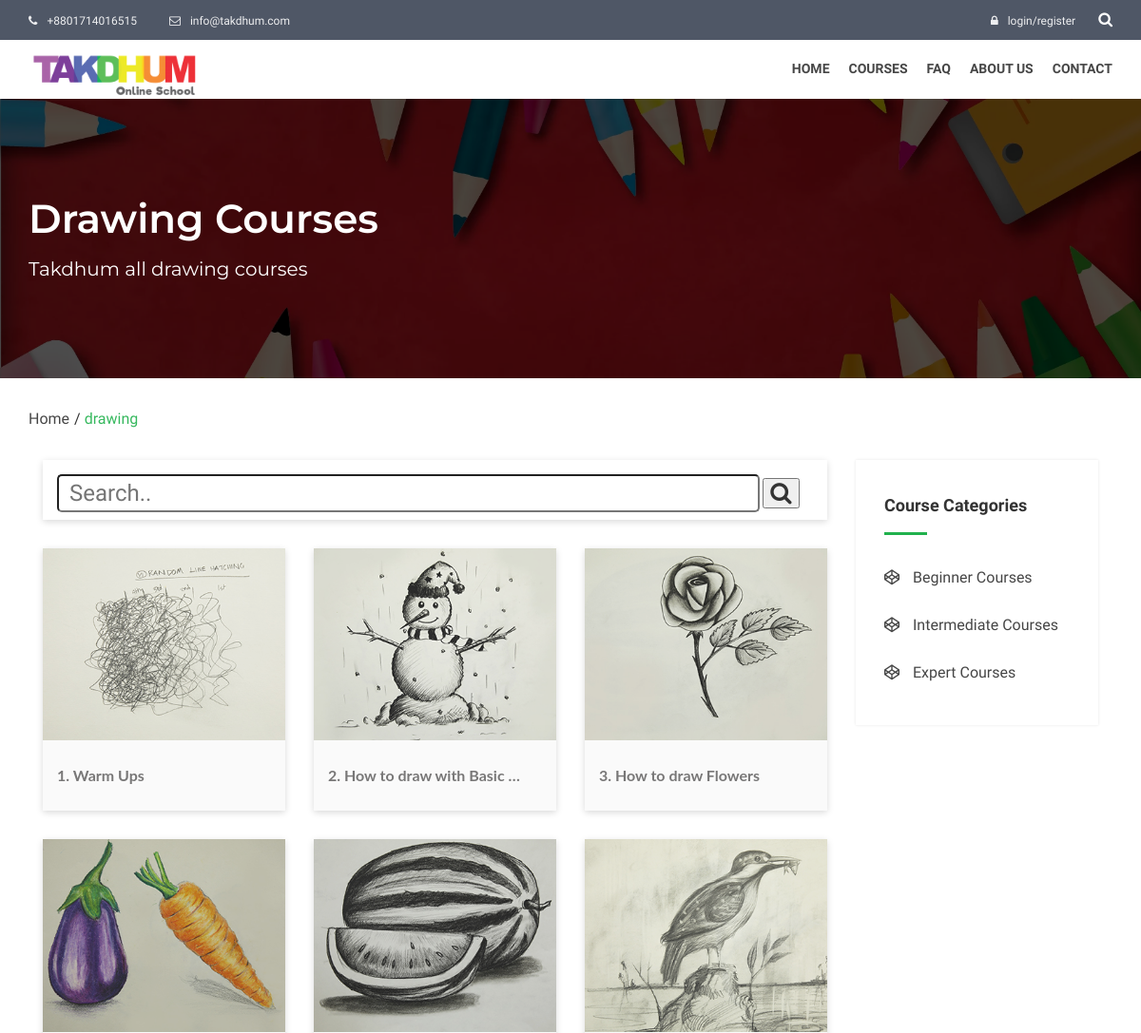
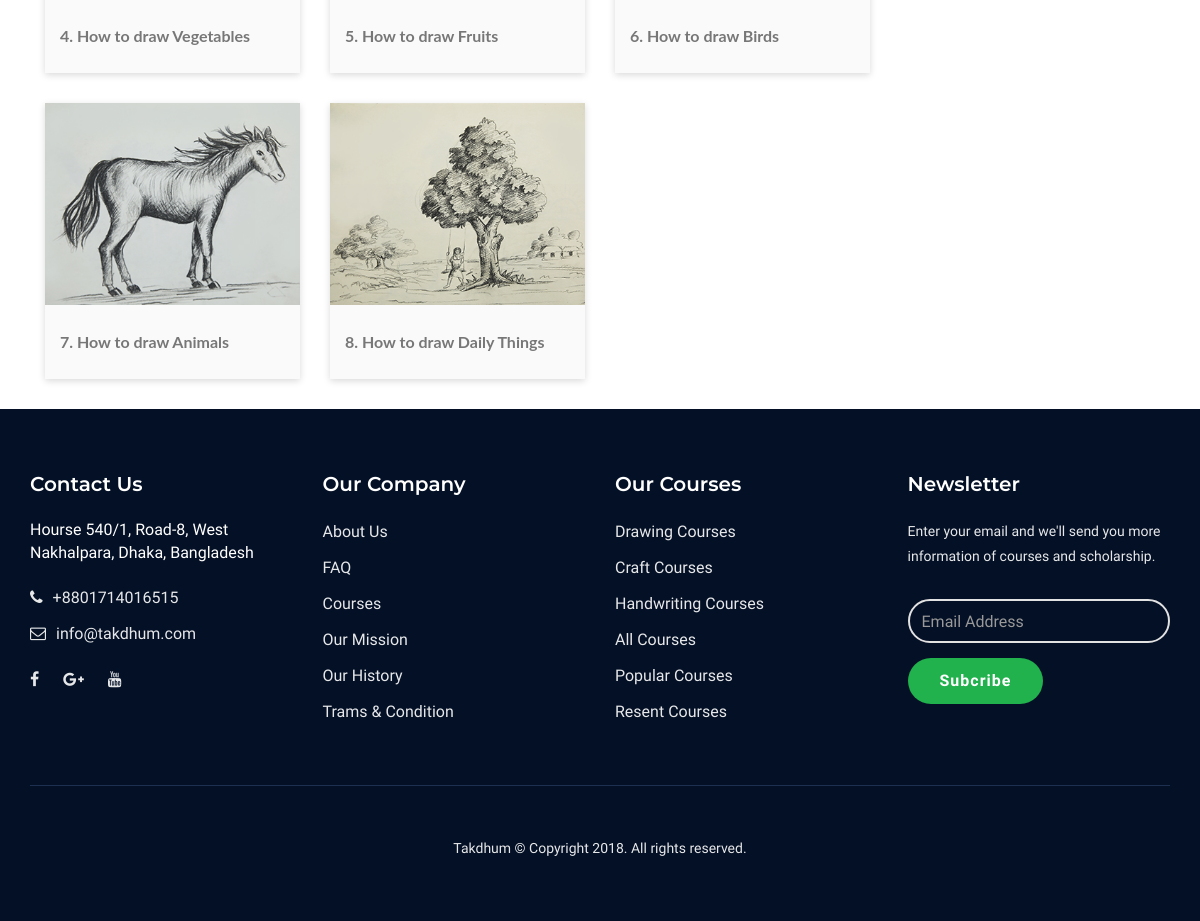
The page /course/drawing on the database its author committed (2 pictures, top to bottom).
### web/models.py (models this page shows, shortened)
class Basic_info(models.Model):
    name = models.CharField(max_length=100)
    slogan = models.CharField(max_length=200)
    logo = models.ImageField(upload_to='About us')
    phone_1 = models.CharField(max_length=15)
    phone_2 = models.CharField(max_length=15, null=True, blank=True)
    email = models.EmailField()
    office_address = models.TextField()
    promo_video = models.URLField(blank=True, null=True)
    google_map_link = models.URLField(null=True, blank=True)
    facebook_link = models.URLField(null=True, blank=True)
    google_plus_link = models.URLField(null=True, blank=True)
    youtube_link = models.URLField(null=True, blank=True)

class Course(models.Model):
    course_title = models.CharField(max_length=150)
    course_url = models.CharField(max_length=150)
    thumbnail_image = models.ImageField(upload_to='Courses')
    course_category = models.ForeignKey(CourseCategory, on_delete=models.CASCADE)
    course_level = models.ForeignKey(CourseLevel, null=True, blank=True, on_delete=models.CASCADE)
    description = models.TextField(blank=True, null=True)

class CourseLevel(models.Model):
    name = models.CharField(max_length=50)
    url = models.CharField(max_length=50)

class CourseCategory(models.Model):
    category_name = models.CharField(max_length=50)
    category_url = models.CharField(max_length=50)
    thumbnail_image = models.ImageField(upload_to='Course_Category', blank=True, null=True)
    description = models.TextField(blank=True, null=True)

### web/views.py (the view)
# urls.py: path('course/<category>', views.courseCategory, name='single_category'),
def courseCategory(request, category=None):
    categories = CourseCategory.objects.all()
    basic_info = Basic_info.objects.first()
    level = CourseLevel.objects.all()
    requested_category = get_object_or_404(CourseCategory, category_url=category)
    requested_category_course = Course.objects.filter(course_category=requested_category.id).order_by('course_title')
    context = {
        'categories': categories,
        'level': level,
        'info': basic_info,
        'tag': category,
        'courses': requested_category_course,
        'title': requested_category.category_name,
    }
    if category == 'drawing':
        return render(request, 'takdhum/course_category.html', context)
    else:
        return render(request, 'takdhum/all_course.html', context)

### web/templates/takdhum/course_category.html (shortened to what this page needs)
{% extends 'takdhum/html/base.html' %}
{% load staticfiles %}
{% block body %}
<section class="uv-subpage-heading image-bg" style="background-image: url({% static "takdhum/assets/images/takdhum-web-banner-01-01.png" %});">
    <div class="overlay">
        <div class="container">
            <div class="row">
                <div class="uv-subhead-content col-xs-12">
                    {% if heading %}
                    <h2>{{ heading|capfirst }} Courses</h2>
                    <span>Takdhum all {{ heading }} courses</span>
                    {% else %}
                    <h2>{{ tag|capfirst }} Courses</h2>
                    <span>Takdhum all {{ tag }} courses</span>
                    {% endif %}
                </div>
            </div>
        </div>
    </div>
</section>
<div class="uv-pagination">
    <div class="container">
        <ul>
            <li class="active"><a href="#">Home</a></li>
            <li><a href="#">{{ tag }}</a></li>
        </ul>
    </div>
</div>
<section class="uv-course-archive">
    <div class="container">
            <div class="col-md-9 col-sm-8">
                     {% include 'takdhum/course_search.html' %}
                <div class="row">
                    <div class="uv-courses-2">
                        <div class="">
                            {% for c in courses %}
                            <div class="col-md-4 col-sm-6">
                                <div class="uv-courese-single-thumb uv-shadow">
                                    <a href="{% url 'single_course' category=c.course_category.category_url course=c.course_url %}">
                                        <div class="uv-post-img">
                                            <img src="{{ c.thumbnail_image.url }}" alt="" class="img-responsive">
                                        </div>
                                        <div class="uv-course-thumb-inner">
                                            <h4>{{ c.course_title|truncatewords:6 }}</h4>
                                        </div>
                                    </a>
                                </div>
                            </div>
                            {% endfor %}
                        </div>
                    </div>
                </div>
            </div>
            {% include 'takdhum/body_course_category.html' %}
    </div>
</section>
{% endblock body %}

### web/templates/takdhum/html/header.html (shortened to what this page needs)
{% load staticfiles %}
<header class="xt-header">
    <div class="xt-header-top">
        <div class="container">
            <div class="row">
                <div class="col-sm-6 uv-header-contact">
                    <a href="#"> <i class="fa fa-phone"></i>{{ info.phone_1 }}</a>
                    <a href="#"> <i class="fa fa-envelope-o"></i>{{ info.email }}</a>
                </div>
                <div class="col-sm-6 uv-header-user">
                    {% if not request.user.is_authenticated %}
                    <a href="{% url 'login' %}"><i class="fa fa-lock"></i>login/register</a>
                    {% else %}
                    <a href="#"><i class="fa fa-book"></i>Resume course</a>
                    {% endif %}
                    <div class="xt-header-search">
                        <div id="besocial-header-right" class="">
                            <i class="fa fa-search"></i>
                        </div>
                    </div>
                </div>
            </div>
        </div>
    </div>
    <div class="xt-main-nav">
        <nav class="navbar nav-scroll home-1">
            <div class="container">
                <div class="row">
                    <div class="col-sm-4">
                        <div class="uv-logo">
                            <a href="{% url 'index' %}">
                                <img src="{{ info.logo.url }}" alt="" class="img-responsive">
                            </a>
                        </div>
                    </div>
                    <div class="col-sm-8 pull-right">
                        <div class="collapse navbar-collapse" id="js-navbar-menu">
                            <ul class="nav navbar-nav ep-mobile-menu" id="navbar-nav">
                                <li><a href="{% url 'index' %}">Home</a></li>
                                <li class="dropdown xt-drop-nav">
                                    <a href="#" class="dropdown-toggle" data-toggle="dropdown" data-hover="dropdown" data-animations="fadeInDown fadeInDown fadeInDown">
                                        Courses
                                    </a>
                                </li>
                                <li><a href="#">FAQ</a></li>
                                <li><a href="{% url 'about_page' %}">About Us</a></li>
                                <li><a href="{% url 'contact_page' %}">Contact</a></li>
                            </ul>
                        </div>
                    </div>
                </div>
            </div>
        </nav>
    </div>
</header>

### web/templates/takdhum/body_course_category.html
<div class="col-md-3 col-sm-4 uv-sidebar">
    <div class="uv-widget uv-course-widget">
        <div class="widget-title">
            <h4>Course Categories</h4>
            <hr>
        </div>
        <div class="uv-course-category">
            <ul>
                <li>
                    {% for c in level %}
                        <li><a href="{% url 'drawing_course' category=tag level=c.url %}"><i class="fa fa-codepen"></i> {{ c.name }} Courses</a></li>
                    {% endfor %}
                </li>
            </ul>
        </div>
    </div>
</div>

### web/templates/takdhum/html/footer.html (shortened to what this page needs)
{% load staticfiles %}
        <footer class="uv-footer footer-bg section-separator">
            <div class="container">
                <div class="row">
                    <div class="col-md-3 col-sm-6 wow fadeInUp" data-wow-delay="0.2s">
                        <div class="footer-item">
                            <h6>Contact Us</h6>
                            <address>{{ info.office_address }}</address>
                            <ul>
                                <li><a href="#"><i class="fa fa-phone"></i>{{ info.phone_1 }}</a></li>
                                <li><a href="#"><i class="fa fa-envelope-o"></i>{{ info.email }}</a></li>
                            </ul>
                            <ul class="social">
                                <li><a href="{{ info.facebook_link }}" target="_blank"><i class="fa fa-facebook"></i></a></li>
                                <li><a href="{{ info.google_plus_link }}" target="_blank"><i class="fa fa-google-plus"></i></a></li>
                                <li><a href="{{ info.youtube_link }}" target="_blank"><i class="fa fa-youtube"></i></a></li>
                            </ul>
                        </div>
                    </div>
                    <div class="col-md-3 col-sm-6 wow fadeInUp" data-wow-delay="0.4s">
                        <div class="footer-item uv-program">
                            <h6>Our Company</h6>
                            <ul>
                                <li><a href="{% url 'about_page' %}">About Us</a></li>
                                <li><a href="#">FAQ</a></li>
                                <li><a href="{% url 'all_course' %}">Courses</a></li>
                                <li><a href="#">Our Mission</a></li>
                                <li><a href="#">Our History</a></li>
                                <li><a href="#">Trams & Condition</a></li>
                            </ul>
                        </div>
                    </div>
                    <div class="col-md-3 col-sm-6 wow fadeInUp" data-wow-delay="0.6s">
                        <div class="footer-item">
                            <h6>Our Courses</h6>
                            <ul>
                                {% for c in categories %}
                                    <li><a href="{% url 'single_category' category=c.category_url %}">{{ c.category_name }} Courses</a></li>
                                {% endfor %}
                                <li><a href="{% url 'all_course' %}">All Courses</a></li>
                                <li><a href="{% url 'popular_course' %}">Popular Courses</a></li>
                                <li><a href="{% url 'recent_course' %}">Resent Courses</a></li>
                            </ul>
                        </div>
                    </div>
                    <div class="col-md-3 col-sm-6 wow fadeInUp" data-wow-delay="0.8s">
                        <div class="footer-item">
                            <h6>Newsletter</h6>
                            <p>Enter your email and we'll send you more information of courses and scholarship.</p>
                            <form class="uv-form footer-form">
                                <div class="form-group relative">
                                    <div class="relative">
                                        <input type="text" class="form-control" placeholder="Email Address" required>
                                    </div>
                                </div>
                                <div class="footer-subs-btn">
                                    <button type="submit" class="btn btn-base" value="subscribe">Subcribe</button>
                                </div>
                            </form>
                        </div>
                    </div>
                </div>
                <hr class="f-hr">
                <div class="row">
                    <div class="uv-copyright center wow fadeInUp" data-wow-delay="0.5s">
                        <p>Takdhum © Copyright 2018. All rights reserved.
                        </p>
                    </div>
                </div>
            </div>
        </footer>

### static/takdhum/assets/less/responsive.css (style rules this page uses)
@media only screen and (max-width: 1200px) { .section-separator { padding: 50px 0; } }
@media only screen and (max-width: 1200px) { .navbar li { padding: 0 10px; } }

### rows shown on the page
Basic_info: phone_1 "+8801714016515", email "info@takdhum.com", logo (picture), office_address "Hourse 540/1, Road-8, West Nakhalpara, Dhaka, Bangladesh"
Course: thumbnail_image (picture), course_title "1. Warm Ups"
Course: thumbnail_image (picture), course_title "2. How to draw with Basic …"
Course: thumbnail_image (picture), course_title "3. How to draw Flowers"
Course: thumbnail_image (picture), course_title "4. How to draw Vegetables"
Course: thumbnail_image (picture), course_title "5. How to draw Fruits"
Course: thumbnail_image (picture), course_title "6. How to draw Birds"
Course: thumbnail_image (picture), course_title "7. How to draw Animals"
Course: thumbnail_image (picture), course_title "8. How to draw Daily Things"
CourseLevel: name "Beginner"
CourseLevel: name "Intermediate"
CourseLevel: name "Expert"
CourseCategory: category_name "Drawing"
CourseCategory: category_name "Craft"
CourseCategory: category_name "Handwriting"

### other values the page prints
{{ tag|capfirst }} "Drawing"
{{ tag }} "drawing"
